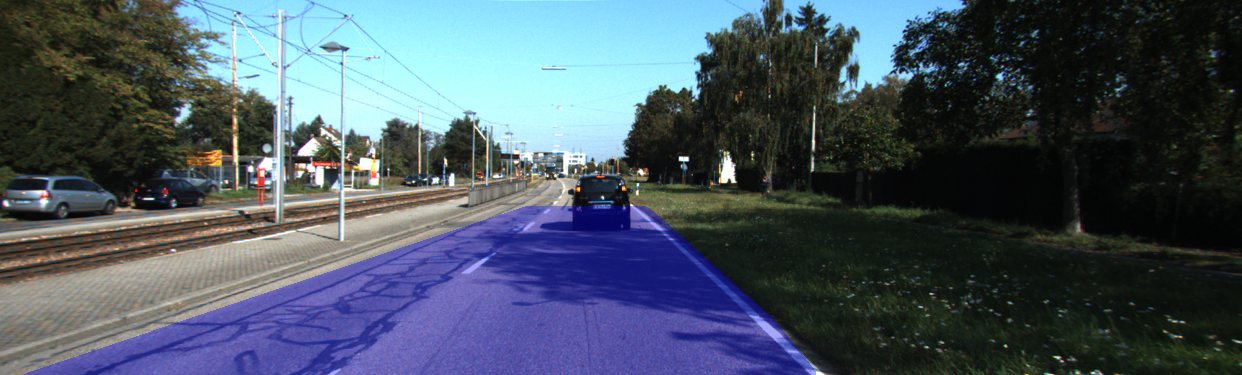
#> input picture road_results/000162.png, 1242 x 375 px
$ python lane_detector.py
#> lines starting #> are read from the running program, lines starting #| are printed output that depends on the picture; after the words box and inside, x2 and y2 are one past the last pixel; in counts of white or black regions, pixels touching at a corner belong together
#> further down, image is the input picture: shape (375, 1242, 3); mean B, G, R 97.4, 85, 72.9
#lane detection
import cv2
import os
import numpy as np

def group_lines(lines, distance_thresh=30, slope_thresh=0.1):
    final_lines = []

    for i, line1 in enumerate(lines):
        x1, y1, x2, y2 = line1[0]
        slope1 = (y2 - y1) / (x2 - x1 + 1e-5)
        keep = True

        for j, line2 in enumerate(final_lines):
            x3, y3, x4, y4 = line2
            slope2 = (y4 - y3) / (x4 - x3 + 1e-5)

            if abs(slope1 - slope2) < slope_thresh:
                dist = np.abs(x1 - x3) + np.abs(y1 - y3)
                if dist < distance_thresh:
                    keep = False
                    #extend line
                    x1=min(x1,x3)
                    y1=min(y1,y3)
                    x2=max(x2,x4)
                    y2=max(y2,y4)
                    break

        if keep:
            final_lines.append([x1, y1, x2, y2])

    return np.array(final_lines, dtype=np.int32).reshape(-1, 1, 4)
# [19 lines left out: functions chose_most_significant_line, choose_lowest_line, not called in this run]
def shift_line(line, dx):
    x1, y1, x2, y2 = line
    return [x1 + dx, y1, x2 + dx, y2]

# [31 lines left out: function detect_lanesn, not called in this run]


def detect_lanes(image):
    '''Blur->Canny->ROI->Hough transform->draw lines'''
    print("detecting lanes")
    #convert to grayscale and blur
    gray = cv2.cvtColor(image, cv2.COLOR_BGR2GRAY)
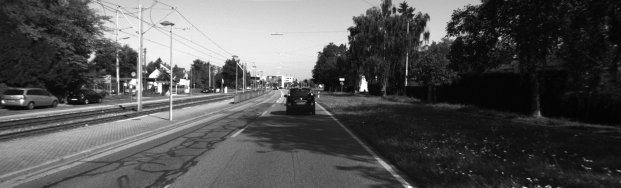
#> gray: shape (375, 1242) (shown at 1/2 size); min 3, max 255, mean 82.8
    blur = cv2.GaussianBlur(gray, (5, 5), 0)
    #canny edge detection
    edges = cv2.Canny(blur, 50, 150)    #binary image 255 for edge, 0 otherwise
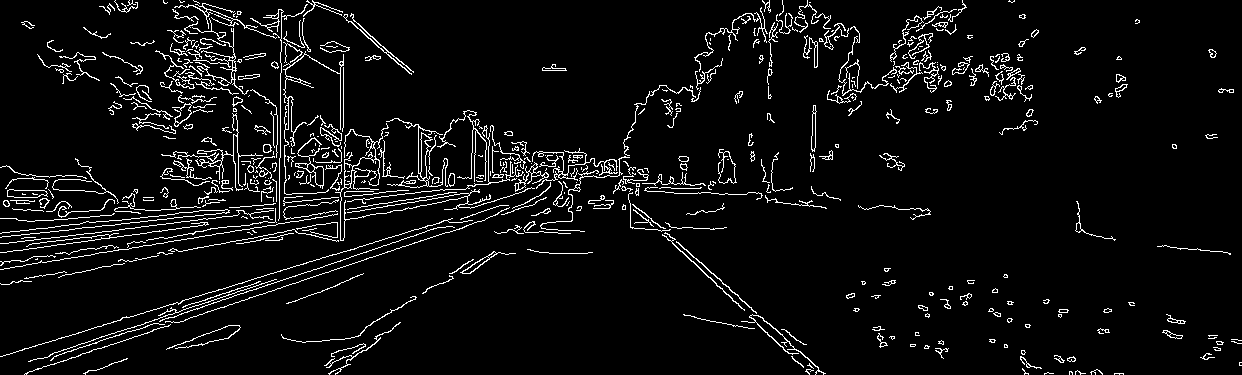
#> edges: shape (375, 1242); 5.6% white in thin lines or dots
    #Region of Interest:
    h, w = image.shape[:2]
    roi_vertices = np.array([[
        (w * 0.1, h),           # bottom left
        (w * 0.45, h * 0.5),    # top left
        (w * 0.55, h * 0.5),    # top right
        (w * 0.9, h)            # bottom right
    ]], dtype=np.int32)

    #ROI  Create a mask for the region of interest
    mask = np.zeros_like(edges) #masked_edges=edges
    cv2.fillPoly(mask, roi_vertices, 255) #Inside the polygon: pixel value = 255 Outside:0
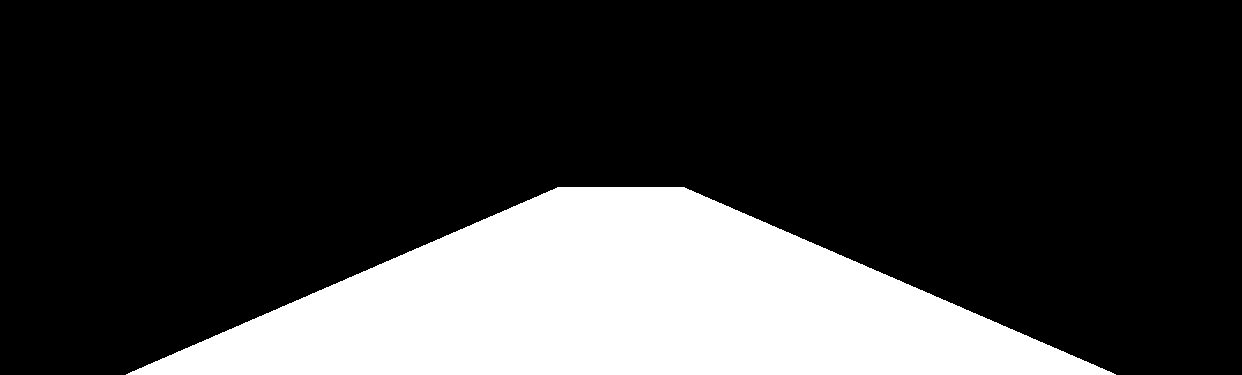
#> mask: shape (375, 1242); 22.6% white; 1 white region, box (x1, y1, x2, y2) and area: (126, 187, 1116, 375) 105149
    masked_edges = cv2.bitwise_and(edges, mask)
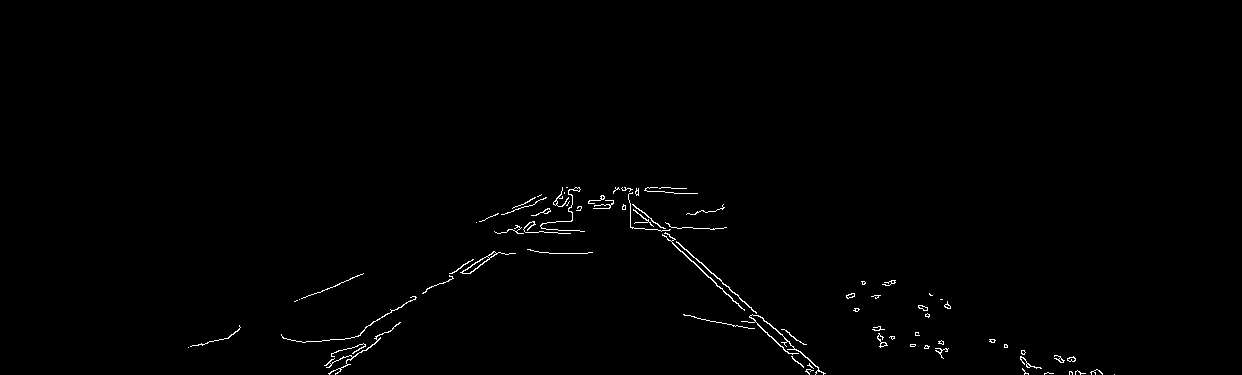
#> masked_edges: shape (375, 1242); 0.7% white in thin lines or dots, all inside (x1, y1, x2, y2) = (188, 187, 1115, 375)
    #road_mask = road_edges_hsv(image)
    #road_roi = extract_trapezoid_from_road_mask(road_mask)
    #masked_edges = cv2.bitwise_and(edges, road_roi)


    # Hough transform
    lines = cv2.HoughLinesP(masked_edges, 1, np.pi / 360, threshold=40, minLineLength=h/4., maxLineGap=60)
#> lines = 20 rows, first 6: [615, 187, 825, 373], [629, 201, 806, 369], [339, 339, 618, 188], [629, 202, 809, 373], [462, 273, 564, 192], [497, 233, 726, 227]

    #Group lines
    tresh=w*0.05
    lines=group_lines(lines,tresh)
#> the loop in group_lines, `for i, line1 in enumerate(lines):` made 20 passes
#> slope1 on passes 1 to 8: 0.886, 0.949, -0.541, 0.95, -0.794, -0.0262, 0.196, -0.0254
#> after the loop in group_lines, `for i, line1 in enumerate(lines):`: final_lines = [[615, 187, 825, 373], [339, 339, 618, 188], [462, 273, 564, 192], [497, 233, 726, 227], [697, 318, 794, 337], [562, 187, 690, 193], [514, 253, 622, 187], [871, 296, 1083, 373]]
#> lines has the same summary as final_lines in group_lines
    result = image.copy()
    #ignore horizontal lines and keep most significant lines
    leftlines=[]
    rightlines=[]
    for line in lines:
        #remove horizontal lines
        slope = (line[0][3] - line[0][1]) / (line[0][2] - line[0][0] + 1e-5)
        if abs(slope) > 0.5 :  # ignore horizontal lines
            cv2.line(result, (line[0][0], line[0][1]), (line[0][2], line[0][3]), (0, 255, 0), 3)
            x1, y1, x2, y2 =line[0]
            if slope>0:
                rightlines.append([x1,y1,x2,y2])
            else:
                leftlines.append([x1,y1,x2,y2])
#> this loop made 8 passes
#> (slope, x1, y1, x2, y2) on passes 1, 2, 3, 7: (0.886, 615, 187, 825, 373), (-0.541, 339, 339, 618, 188), (-0.794, 462, 273, 564, 192), (-0.611, 514, 253, 622, 187)
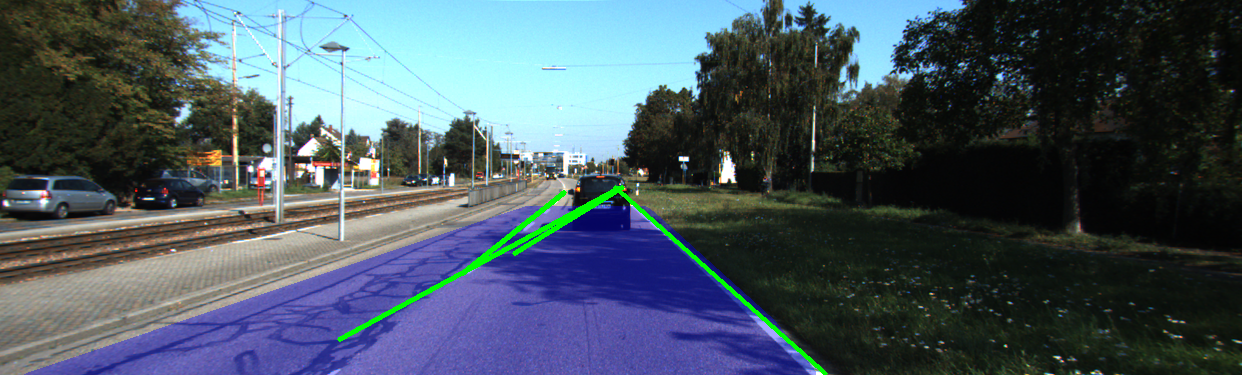
#> result: shape (375, 1242, 3); 0.83% of pixels changed, all inside (x1, y1, x2, y2) = (337, 185, 828, 375)
#> after the loop, leftlines = [[339, 339, 618, 188], [462, 273, 564, 192], [514, 253, 622, 187]]; rightlines = [[615, 187, 825, 373]]

    cv2.imshow("result",result)
    cv2.waitKey(0)
    cv2.destroyAllWindows()
    return
    #left_main = choose_lowest_line(leftlines)
    #right_main = choose_lowest_line(rightlines)
    #keep only the most significant lines

    left_main = chose_most_significant_line(leftlines)
    if not left_main:
        left_main=[int(w * 0.1), int(h), int(w * 0.45), int(0.5*h)]
    right_main = chose_most_significant_line(rightlines)
    if not right_main:
        right_main=[int(w * 0.55), int(0.5*h), int(w * 0.9), int(h)]
    cv2.line(result,left_main[0:2],left_main[2:4],(255,0,0),3)
    cv2.line(result,right_main[0:2],right_main[2:4],(255,0,0),3)
    # [32 lines of commented-out code are left out]
    cv2.imshow("result",result)
    cv2.waitKey(0)
    cv2.destroyAllWindows()


# [9 lines left out: function image_loader, not called in this run]

if __name__ == "__main__":
    import os
    import time

    imgpath=os.path.join(os.getcwd(), '000162.png')  # '000163.png','000221.png' , '000313.png', '000689.png', '001842.png'
    image = cv2.imread(imgpath)
    if image is None:
        print("Error loading image")
        exit(1)
    detect_lanes(image)

# [17 lines of commented-out code are left out]

$ run again, with road_results/000163.png copied over road_results/000162.png
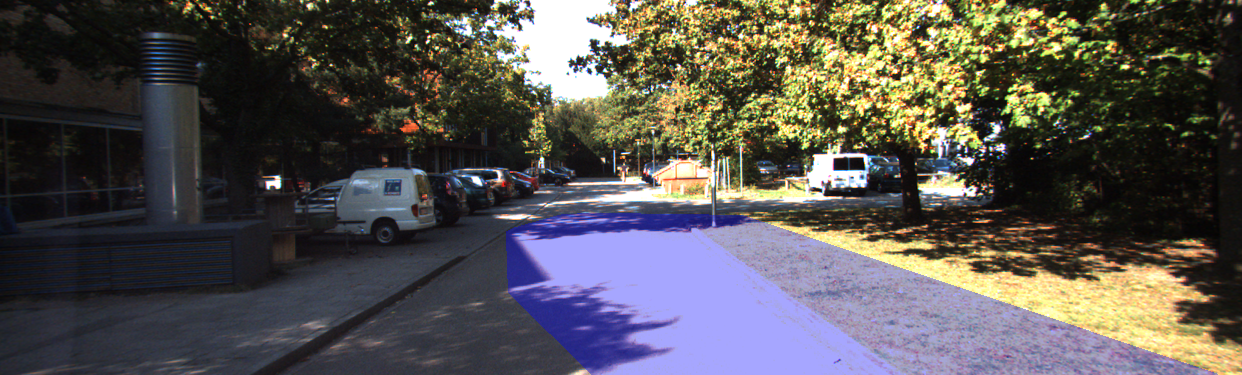
#> input picture road_results/000163.png, 1242 x 375 px
#> image is the input picture: shape (375, 1242, 3); mean B, G, R 81.1, 82.9, 86.1
#> in detect_lanes, `edges = cv2.Canny(blur, 50, 150)`:
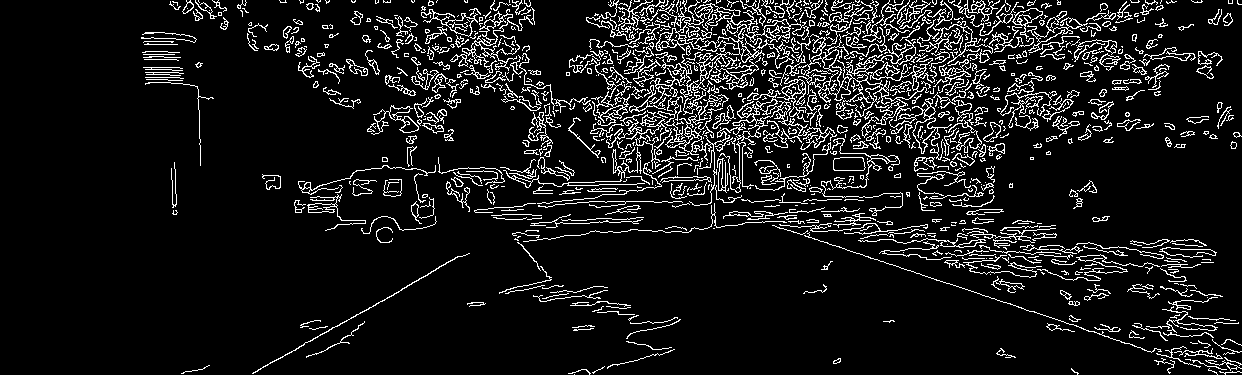
#> edges: shape (375, 1242); 9.6% white in thin lines or dots, all inside (x1, y1, x2, y2) = (141, 0, 1242, 375)
#> mask: shape (375, 1242); 22.6% white; 1 white region, box (x1, y1, x2, y2) and area: (126, 187, 1116, 375) 105149
#> masked_edges: shape (375, 1242); 0.67% white in thin lines or dots, all inside (x1, y1, x2, y2) = (181, 187, 1079, 375)
#> in detect_lanes, `lines = cv2.HoughLinesP(masked_edges, 1, np.pi / 360, threshold=40, mi..`: lines = 22 rows, first 6: [253, 373, 460, 256], [527, 203, 711, 200], [543, 193, 684, 188], [505, 219, 637, 221], [518, 236, 742, 224], [511, 207, 714, 205]
#> the loop in group_lines, `for i, line1 in enumerate(lines):` made 22 passes
#> slope1 on passes 1 to 8: -0.565, -0.0163, -0.0355, 0.0152, -0.0536, -0.00985, -0.219, 0.0308
#> after the loop in group_lines, `for i, line1 in enumerate(lines):`: final_lines = [[253, 373, 460, 256], [527, 203, 711, 200], [513, 235, 700, 194], [574, 374, 670, 351], [515, 290, 669, 325], [496, 215, 592, 326], [507, 293, 626, 308], [573, 330, 680, 319], [469, 306, 603, 286], [590, 205, 711, 199]]
#> in detect_lanes, `lines=group_lines(lines,tresh)`: lines has the same summary as final_lines in group_lines
#> the loop in detect_lanes, `for line in lines:` made 10 passes
#> (slope, x1, y1, x2, y2) on passes 1, 6: (-0.565, 253, 373, 460, 256), (1.16, 496, 215, 592, 326)
#> after the loop in detect_lanes, `for line in lines:`:
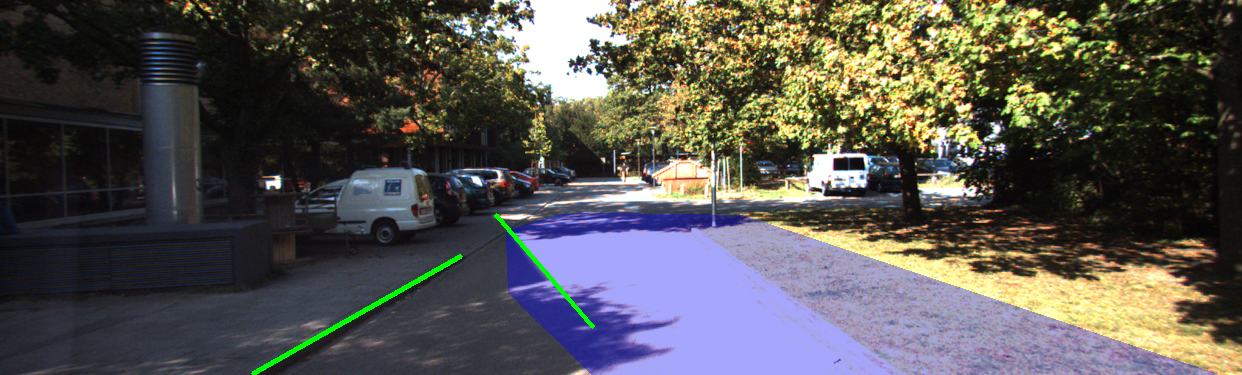
#> result: shape (375, 1242, 3); 0.4% of pixels changed, all inside (x1, y1, x2, y2) = (251, 213, 595, 375)
#> after the loop in detect_lanes, `for line in lines:`: leftlines = [[253, 373, 460, 256]]; rightlines = [[496, 215, 592, 326]]

$ run again, with road_results/000221.png copied over road_results/000162.png
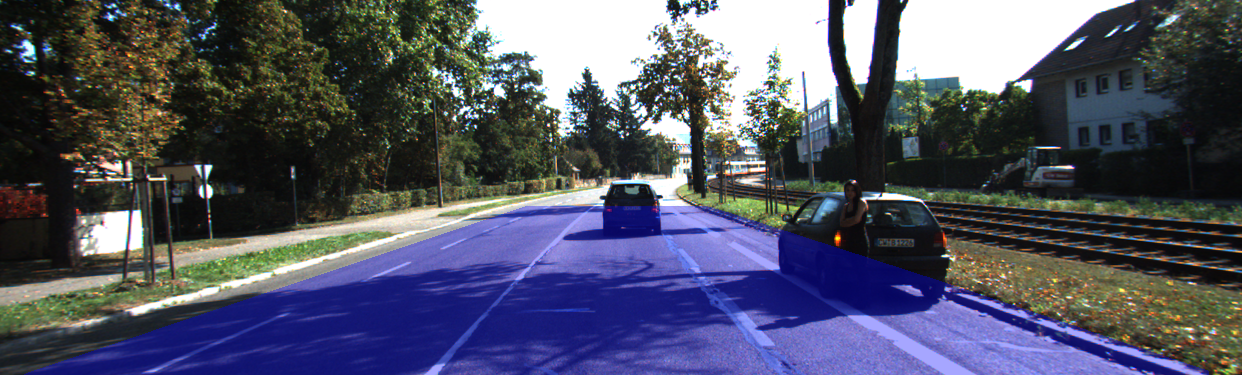
#> input picture road_results/000221.png, 1242 x 375 px
#> image is the input picture: shape (375, 1242, 3); mean B, G, R 100.8, 84.2, 82
#> in detect_lanes, `edges = cv2.Canny(blur, 50, 150)`:
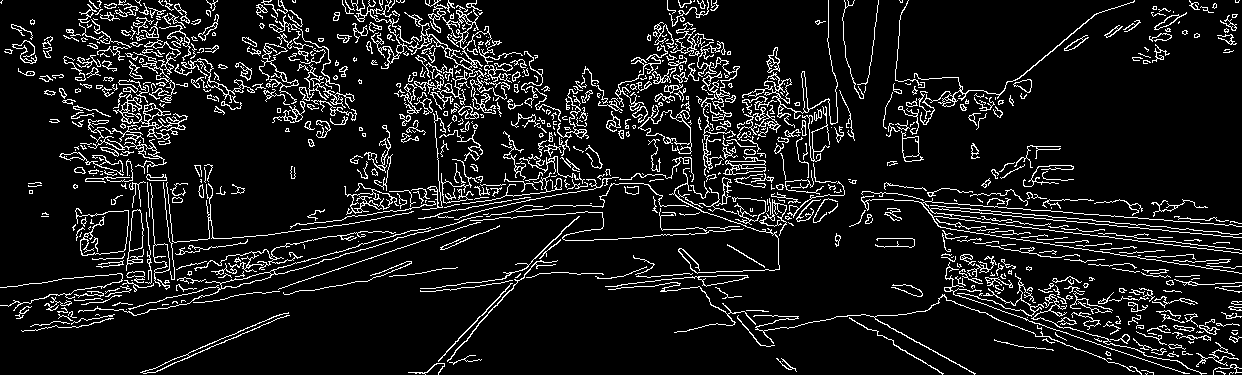
#> edges: shape (375, 1242); 9.8% white in thin lines or dots
#> mask: shape (375, 1242); 22.6% white; 1 white region, box (x1, y1, x2, y2) and area: (126, 187, 1116, 375) 105149
#> masked_edges: shape (375, 1242); 1% white in thin lines or dots, all inside (x1, y1, x2, y2) = (140, 187, 1054, 375)
#> in detect_lanes, `lines = cv2.HoughLinesP(masked_edges, 1, np.pi / 360, threshold=40, mi..`: lines = 45 rows, first 6: [151, 372, 287, 315], [357, 281, 573, 192], [846, 316, 942, 373], [865, 314, 975, 373], [425, 374, 585, 205], [142, 372, 280, 314]
#> the loop in group_lines, `for i, line1 in enumerate(lines):` made 45 passes
#> slope1 on passes 1 to 8: -0.419, -0.412, 0.594, 0.536, -1.06, -0.42, -0.0549, -0.0591
#> after the loop in group_lines, `for i, line1 in enumerate(lines):`: final_lines = 19 items, first 6: [151, 372, 287, 315], [357, 281, 573, 192], [846, 316, 942, 373], [425, 374, 585, 205], [597, 278, 779, 268], [551, 242, 771, 229]
#> in detect_lanes, `lines=group_lines(lines,tresh)`: lines = 19 rows, first 6: [151, 372, 287, 315], [357, 281, 573, 192], [846, 316, 942, 373], [425, 374, 585, 205], [597, 278, 779, 268], [551, 242, 771, 229]
#> the loop in detect_lanes, `for line in lines:` made 19 passes
#> (slope, x1, y1, x2, y2) on passes 3, 4, 9, 10: (0.594, 846, 316, 942, 373), (-1.06, 425, 374, 585, 205), (1.04, 625, 189, 773, 343), (0.589, 629, 187, 770, 270)
#> after the loop in detect_lanes, `for line in lines:`:
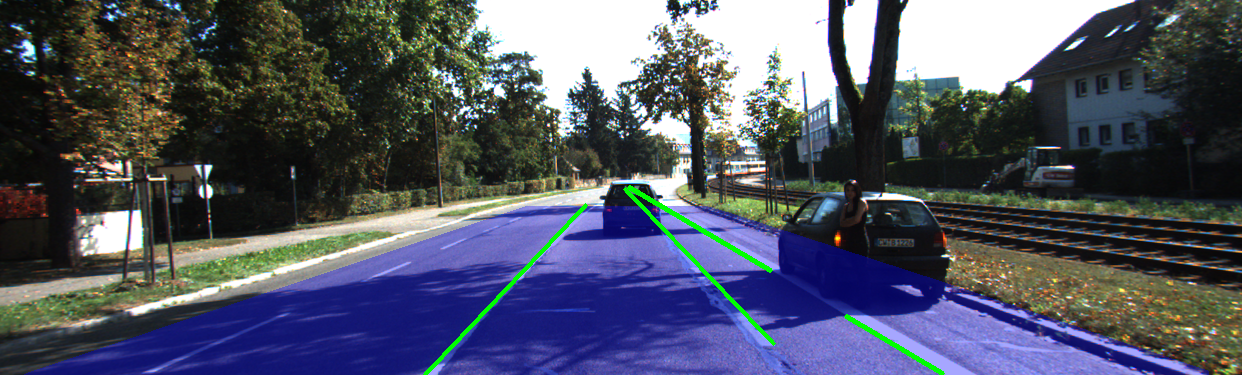
#> result: shape (375, 1242, 3); 0.71% of pixels changed, all inside (x1, y1, x2, y2) = (423, 185, 945, 375)
#> after the loop in detect_lanes, `for line in lines:`: leftlines = [[425, 374, 585, 205]]; rightlines = [[846, 316, 942, 373], [625, 189, 773, 343], [629, 187, 770, 270]]
